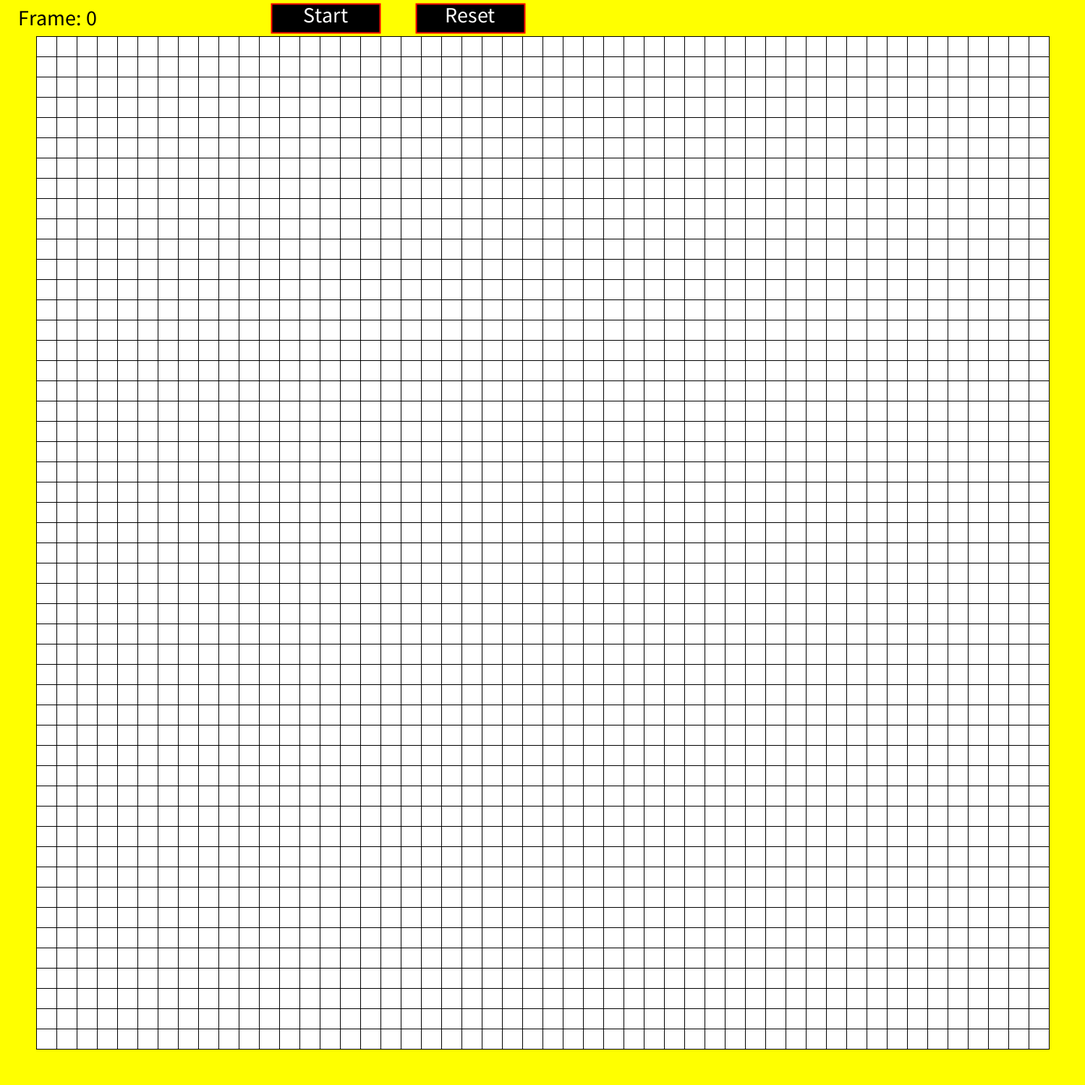
Frame 1 (no input)
Frame 60 (the mouse pressed at the canvas centre just before this capture): identical to frame 1, image omitted
Frame 120 (the mouse held since frame 60 and released just before this capture): identical to frame 1, image omitted

The Processing sketch that drew this single still picture (run headless with seeded random() and noise(); from frame 60 on, the mouse is pressed at the canvas centre):

// Processing sketch: Game_of_Life
// ── Game_of_Life.pde
boolean[][] cellsNow;
boolean[][] cellsNext;

int cellX = 50;
int cellY = 50;

float padding = 50;
int blinksPerSecond = 10;

float cellSizeX;
float cellSizeY;

int frameNumber;

boolean start;

float buttonXStart = 450;
float buttonYStart = padding / 2;
float buttonWStart = 150;
float buttonHStart = 40;

float buttonXReset = 650;
float buttonYReset = padding / 2;
float buttonWReset = 150;
float buttonHReset = 40;

//Sets up initial values
void setup(){
  size(1500, 1500);
  
  frameNumber = 0;
  
  start = false;
  cellsNow = new boolean[cellX][cellY];
  cellsNext = new boolean[cellX][cellY];
  
  cellSizeX = (width - padding * 2) / cellX;
  cellSizeY = (height - padding * 2) / cellY;
  
  setCellBlank();
  //setCellValuesRandomly();
  frameRate(120);
  updateCell();
}

//Draws the visuals
void draw(){
  background(255, 255, 0);
  
  textAlign(LEFT);
  textSize(30);
  fill(0);
  text("Frame: " + frameNumber, 25, 35);
  
  rectMode(CENTER);
  strokeWeight(2);
  fill(0);
  stroke(255, 0, 0);
  rect(buttonXStart, buttonYStart, buttonWStart, buttonHStart);
  rect(buttonXReset, buttonYReset, buttonWReset, buttonHReset);
  
  textAlign(CENTER, CENTER);
  fill(255);
  if (start == false){
    text("Start", buttonXStart, buttonYStart - 5);
  }
  else{
    text("Stop", buttonXStart, buttonYStart - 5);
  }
  text("Reset", buttonXReset, buttonYReset - 5);
  
  rectMode(CORNER);
  strokeWeight(1);
  stroke(0);
  for (int i = 0; i < cellsNow.length; i++){
    for (int j = 0; j < cellsNow[0].length; j++){
      
      if (cellsNow[i][j] == true){fill(0);}
      else {fill(255);}
      float x = padding + i * cellSizeX;
      float y = padding + j * cellSizeY;
      rect(x, y, cellSizeX, cellSizeY);
    }
  }
  if (start == true){
    updateCell();
    cellReplacement();
    frameNumber++;
  }
}

//Replaces values in cellsNow with values from cellsNext
void cellReplacement(){
  for (int i = 0; i < cellsNow.length; i++){
    for (int j = 0; j < cellsNow[0].length; j++){
      cellsNow[i][j] = cellsNext[i][j];
    }
  }
}

//Fills cellsNow with falses
void setCellBlank(){
  for (int i = 0; i < cellsNow.length; i++){
    for (int j = 0; j < cellsNow[0].length; j++){
      cellsNow[i][j] = false;
    }
  }
}

//Updates cellsNext with information of next generation
void updateCell(){
  for (int i = 0; i < cellsNow.length; i++){
    for (int j = 0; j < cellsNow[0].length; j++){
      int aliveNeighbours = countLivingNeighbours(i, j);
      //println(aliveNeighbours);
      
      if (cellsNow[i][j] == true){
        if (aliveNeighbours == 2 || aliveNeighbours == 3){
          cellsNext[i][j] = true;
        }
        else{
          cellsNext[i][j] = false;
        }
      }
      else{
        if (aliveNeighbours == 3){
          cellsNext[i][j] = true;
        }
      }
    }
  }
}

//Triggers mouse click events
void mouseClicked(){
  if (start == false){
    if ((mouseX > padding && mouseX < width - padding) && (mouseY > padding && mouseY < height - padding)){
      int [] indexes = getClickIndex();
      if (cellsNow[indexes[0]][indexes[1]] == true){
        cellsNow[indexes[0]][indexes[1]] = false;
      }
      else{
        cellsNow[indexes[0]][indexes[1]] = true;
      }
    }
  }
  if ((mouseX > buttonXStart - buttonWStart / 2 && mouseX < buttonXStart + buttonWStart / 2) && (mouseY > buttonYStart - buttonHStart / 2 && mouseY < buttonYStart + buttonHStart / 2)){
    if (start == true){
      start = false;
      frameRate(120);
    }
    else{
      start = true;
      frameRate(blinksPerSecond);
    }
    
  }
  if ((mouseX > buttonXReset - buttonWReset / 2 && mouseX < buttonXReset + buttonWReset / 2) && (mouseY > buttonYReset - buttonHReset / 2 && mouseY < buttonYReset + buttonHReset / 2)){
    setup();
  }
}

//Gets array index of clicked location
int [] getClickIndex(){
  int indexX = int((mouseX - padding) / cellSizeX);
  int indexY = int((mouseY - padding) / cellSizeY);
  int [] indexes = {indexX, indexY};
  return indexes;
}

//Counts number(s) of live neighbours 
int countLivingNeighbours(int x, int y){
  int count = 0;
  
  for (int i = -1; i <= 1; i++){
    for (int j = -1; j <= 1; j++){
      
      try {
        if ((cellsNow[x + j][y + i] == true) && (j != 0 || i != 0)){
        count++;
        }
      }
      catch (ArrayIndexOutOfBoundsException e){}
    }
  }
  return count;
}

//Sets random initial values for cellsNow
void setCellValuesRandomly(){
  for (int i = 0; i < cellsNow.length; i++){
    
    for (int j = 0; j < cellsNow[0].length; j++){
      int x = round(random(0,1));
      
      if (x == 0){cellsNow[i][j] = true;}
      
      else{cellsNow[i][j] = false;}
    }
  }
}
